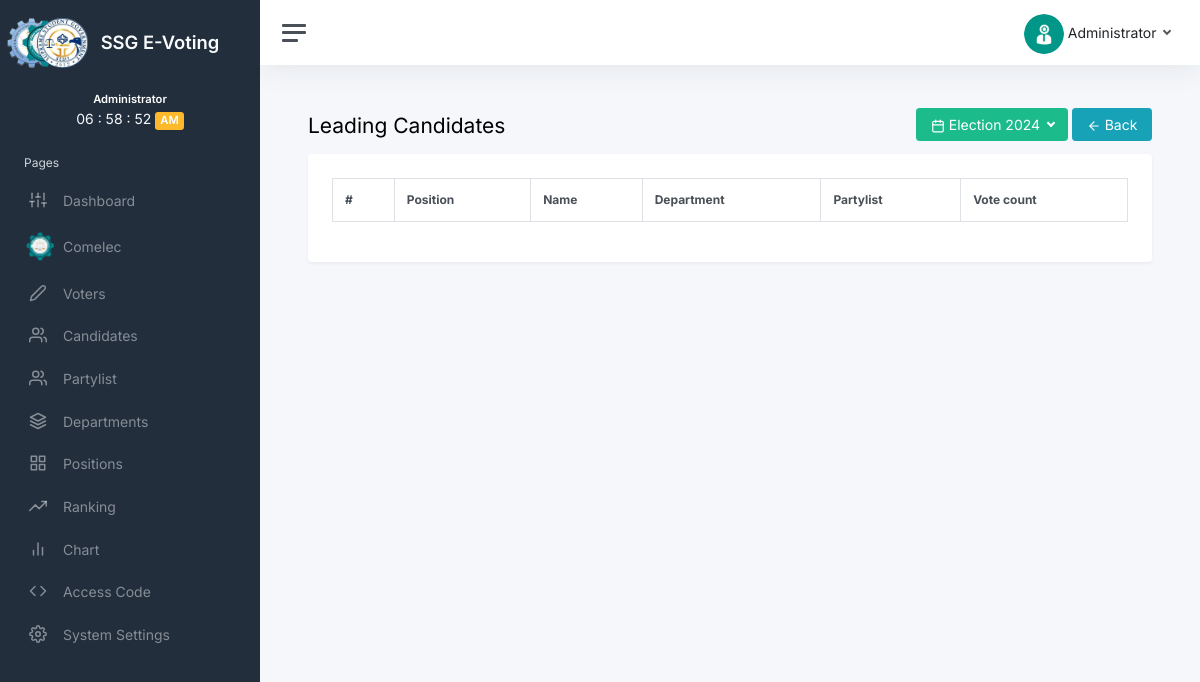
The page /admin/index.php?page=ranking_lead (signed in) on the database its author committed.
### tables this page shows
CREATE TABLE `system_settings` (
  `id` int(11) NOT NULL,
  `system_name` varchar(50) NOT NULL,
  `scsit_logo` varchar(200) NOT NULL,
  `ssg_logo` varchar(200) NOT NULL,
  `comelec_logo` varchar(200) NOT NULL
);

### inc/function.php (called while the page is built, shortened)
<?php
    class Connection{
        public $host = "localhost";
        public $user = "root";
        public $password = "";
        public $db_name = "ssg_e_voting";
        public function __construct(){
            $this->conn = mysqli_connect($this->host, $this->user, $this->password, $this->db_name);
        }
    }
    if (isset($_GET['year_of'])) {
        $date = $_GET['year_of'];
    }else {
        $date = date('Y');
    }
    class dataOperation extends Connection{
        public function displaySystem(){
            $sql = mysqli_query($this->conn, "SELECT * FROM system_settings");
            $array = array();
            $row = mysqli_fetch_assoc($sql);
            $array[] = $row;
            return $array;
        }
    }
    $oop = new dataOperation;

### admin/pages/ranking_lead.php (the view, shortened to what this page needs)
            <div class="container-fluid p-0">
	<div class="d-flex justify-content-between mb-2">
                    <h1 class="h3">Leading Candidates</h1>
		<div class="dropdown" style="float: end; margin-top: -5px;">
			<a class="btn btn-success dropdown-toggle" href="#" role="button" id="dropdownMenuLink" data-bs-toggle="dropdown" aria-expanded="false">
				<i class="align-middle me-1" data-feather="calendar"></i>Election <?=$date?>
			</a>
			<a href="?page=ranking" class="btn btn-info" ><i class="align-middle me-1" data-feather="arrow-left"></i>Back</a>
                    </div>
                </div>
                <div class="row">
                    <div class="col">
                        <div class="card shadow p-4">
				<div class="data_table">
					<table id="leadingCandidates" class="table table-striped table-bordered">
						<thead class="table">
							<tr>
								<th>#</th>
								<th>Position</th>
								<th>Name</th>
								<th>Department</th>
								<th>Partylist</th>
                                            <th>Vote count</th>
							</tr>
						</thead>
					</table>
				</div>
			</div>
                    </div>
	</div>
</div>

### admin/inc/sidebar.php (shortened to what this page needs)
<nav id="sidebar" class="sidebar js-sidebar">
		<div class="sidebar-content js-simplebar">
			<?php
			$myrow = $oop->displaySystem();
			foreach($myrow as $row){ ?>
			<a class="sidebar-brand" href="?page=dashboard">
					<img src="../img/logo/<?=$row['ssg_logo'];?>" class="me-2" alt="SSG logo" style="height: 50px; margin-left: -45px;">
			<span class="align-middle" >
				<?= $row['system_name']; } ?>
		  	</span>
        </a>
				<ul class="sidebar-nav">
					<center><span class="badge" class="text-light">Administrator</span></center>
					<center><span id="clock" class="text-light"></span></center>
					<li class="sidebar-header">
						Pages
					</li>
					<li class="sidebar-item">
						<a class="sidebar-link" href="?page=dashboard">
              			<i class="align-middle" data-feather="sliders"></i> <span class="align-middle">Dashboard</span>
            			</a>
					</li>
					<li class="sidebar-item">
						<a  class="sidebar-link" href="?page=comelec">
						<img src="../img/logo/comelec-logo.png" alt="Comelec logo" style="height: 30px; margin-left: -4px; margin-right: 4px;">
              			 <span class="align-middle">Comelec</span>
            			</a>
					</li>
					<li class="sidebar-item">
						<a class="sidebar-link" href="?page=voters">
              			<i class="align-middle" data-feather="edit-2"></i> <span class="align-middle">Voters</span>
            			</a>
					</li>
					<li class="sidebar-item">
						<a class="sidebar-link" href="?page=candidates">
              			<i class="align-middle" data-feather="users"></i> <span class="align-middle">Candidates</span>
            			</a>
					</li>
					<li class="sidebar-item">
						<a class="sidebar-link" href="?page=partylist">
              			<i class="align-middle" data-feather="users"></i> <span class="align-middle">Partylist</span>
            			</a>
					</li>
					<li class="sidebar-item">
						<a class="sidebar-link" href="?page=departments">
              			<i class="align-middle" data-feather="layers"></i> <span class="align-middle">Departments</span>
            			</a>
					</li>
					<li class="sidebar-item">
						<a class="sidebar-link" href="?page=positions">
              			<i class="align-middle" data-feather="grid"></i> <span class="align-middle">Positions</span>
            			</a>
					</li>
					<li class="sidebar-item">
						<a class="sidebar-link" href="?page=ranking">
              			<i class="align-middle" data-feather="trending-up"></i> <span class="align-middle">Ranking</span>
            			</a>
					</li>
                    <li class="sidebar-item">
						<a class="sidebar-link" href="?page=chart">
              			<i class="align-middle" data-feather="bar-chart-2"></i> <span class="align-middle">Chart</span>
            			</a>
					</li>
					<li class="sidebar-item">
						<a class="sidebar-link" href="?page=access_code">
              			<i class="align-middle" data-feather="code"></i><span class="align-middle"> Access Code</span>
            			</a>
					</li>
					<li class="sidebar-item mb-5">
						<a class="sidebar-link" href="?page=system_settings">
              			<i class="align-middle" data-feather="settings"></i> <span class="align-middle">System Settings</span>
            			</a>
					</li>
				</ul>
			</div>
		</nav>

### css/main.css (style rules this page uses)
.table th,td { font-size: 12px; }

### rows shown on the page
system_settings: ssg_logo (picture), system_name "SSG E-Voting"

### other values the page prints
$date "2024"
